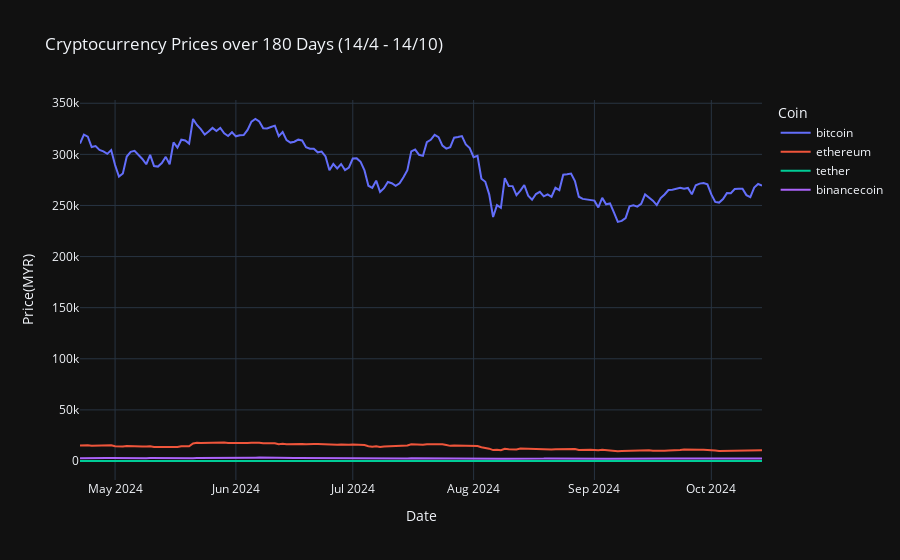

The code cell stored with this chart in its notebook:
### Markdown cell above
**Visualize crypo price for the past 180 days**

### Code cell
import plotly.express as px

melted_coin_data = pivoted_coin.melt(id_vars='Timestamp', value_vars=coins, var_name='Coin', value_name='Price')

fig = px.line(
    melted_coin_data, x='Timestamp', y='Price', color='Coin',
    title='Cryptocurrency Prices over 180 Days (14/4 - 14/10)',
    labels={'Price': 'Price(MYR)', 'Timestamp': 'Date'},
    template='plotly_dark'    
)

fig.show()

# fig.write_html('./HTML/crypto_price_trend.html')

### Figure 1 — Plotly figure (JSON) as saved in the notebook; plotly's stock layout.template omitted (floating-point values rounded to 4 significant figures; data arrays with more than 128 entries replaced by an {"elided": "..."} marker saying what was removed)
{"data": [{"hovertemplate": "Coin=bitcoin<br>Date=%{x}<br>Price(MYR)=%{y}<extra></extra>", "legendgroup": "bitcoin", "line": {"color": "#636efa", "dash": "solid"}, "marker": {"symbol": "circle"}, "mode": "lines", "name": "bitcoin", "orientation": "v", "showlegend": true, "type": "scatter", "x": {"elided": "176 str values"}, "xaxis": "x", "y": {"elided": "176 float values"}, "yaxis": "y"}, {"hovertemplate": "Coin=ethereum<br>Date=%{x}<br>Price(MYR)=%{y}<extra></extra>", "legendgroup": "ethereum", "line": {"color": "#EF553B", "dash": "solid"}, "marker": {"symbol": "circle"}, "mode": "lines", "name": "ethereum", "orientation": "v", "showlegend": true, "type": "scatter", "x": {"elided": "176 str values"}, "xaxis": "x", "y": {"elided": "176 float values"}, "yaxis": "y"}, {"hovertemplate": "Coin=tether<br>Date=%{x}<br>Price(MYR)=%{y}<extra></extra>", "legendgroup": "tether", "line": {"color": "#00cc96", "dash": "solid"}, "marker": {"symbol": "circle"}, "mode": "lines", "name": "tether", "orientation": "v", "showlegend": true, "type": "scatter", "x": {"elided": "176 str values"}, "xaxis": "x", "y": {"elided": "176 float values"}, "yaxis": "y"}, {"hovertemplate": "Coin=binancecoin<br>Date=%{x}<br>Price(MYR)=%{y}<extra></extra>", "legendgroup": "binancecoin", "line": {"color": "#ab63fa", "dash": "solid"}, "marker": {"symbol": "circle"}, "mode": "lines", "name": "binancecoin", "orientation": "v", "showlegend": true, "type": "scatter", "x": {"elided": "176 str values"}, "xaxis": "x", "y": {"elided": "176 float values"}, "yaxis": "y"}], "layout": {"legend": {"title": {"text": "Coin"}, "tracegroupgap": 0}, "title": {"text": "Cryptocurrency Prices over 180 Days (14/4 - 14/10)"}, "xaxis": {"anchor": "y", "domain": [0, 1], "title": {"text": "Date"}}, "yaxis": {"anchor": "x", "domain": [0, 1], "title": {"text": "Price(MYR)"}}}}
